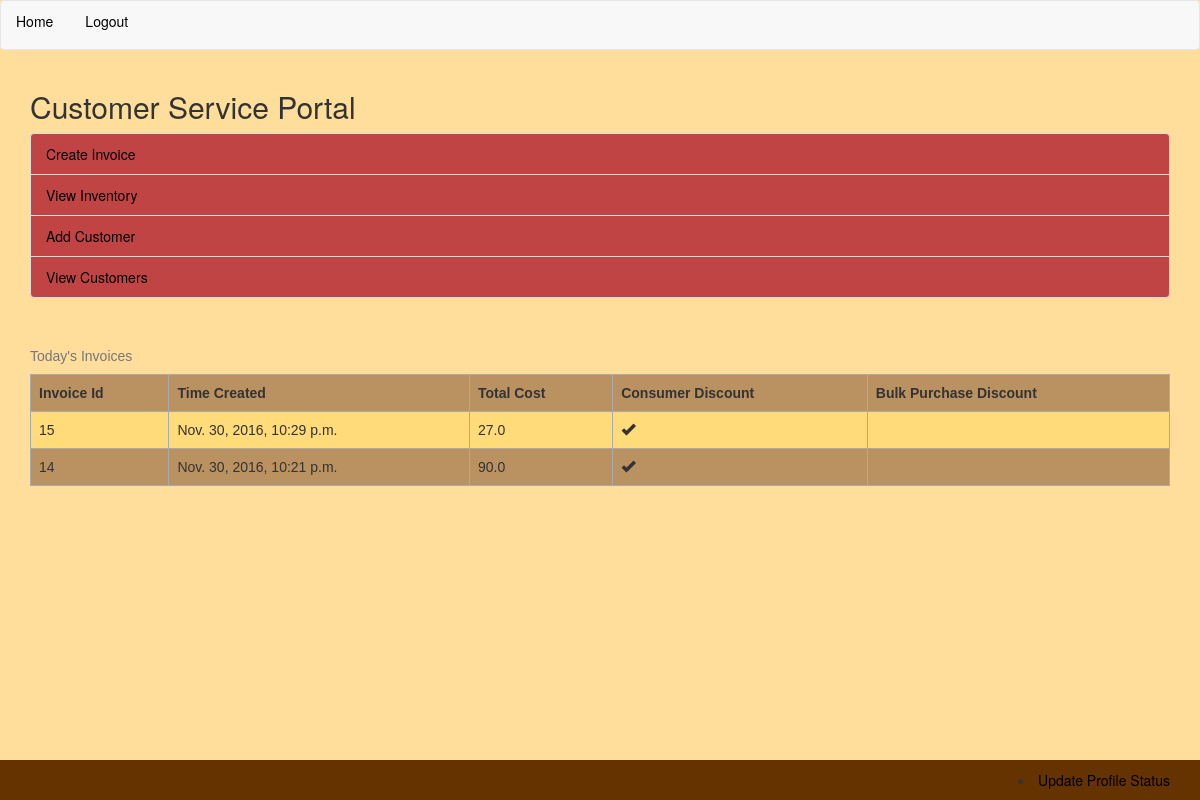
Page /customer_service/ (signed in) on the committed database.
### app/models.py (models this page shows, shortened)
class Invoice(models.Model):
    delivery = models.BooleanField()
    customer = models.CharField(max_length=50)
    customer_discount = models.CharField(max_length=20)
    time_created = models.DateTimeField(auto_now_add=True)
    roaster_seen = models.BooleanField(default=False)
    production_seen = models.BooleanField(default=False)
    shipping_seen = models.BooleanField(default=False)
    roaster_complete = models.BooleanField(default=False)
    production_complete = models.BooleanField(default=False)
    shipping_complete = models.BooleanField(default=False)
    @property
    def discount_rate(self):
        items = OrderItem.objects.filter(invoice=self)
        bulk_discount = 0
        costumer_discount = 0
        condition1 =  sum([int(order_item.amount) * int(order_item.quantity) for order_item in items ]) > 400 #ounces
        condition2 = self.customer_discount
        if condition1 or condition2:
            if condition1:
                bulk_discount = .05
            if condition2:
                costumer_discount = .10
            return (bulk_discount + costumer_discount)
        else:
            return 0
    @property
    def bulk_discount(self):
        items = OrderItem.objects.filter(invoice=self)
        return sum([int(order_item.amount) * int(order_item.quantity) for order_item in items ]) > 400
    @property
    def total_cost(self):
        items = OrderItem.objects.filter(invoice=self)
        items_total = sum([order_item.total_cost for order_item in items])
        return round(items_total - (items_total * self.discount_rate), 2)
    @property
    def is_recent(self):
        return self.time_created.date() == date.today()

class OrderItem(models.Model):
    GRIND = [
    ("whole bean", "WB" ),
    ("fine", "#3"),
    ("standard", "#7"),
    ("coarse", "#10")
    ]
    SIZE = [
    ("12oz","12oz"),
    ("1lbs", "1lbs"),
    ("5lbs", "5lbs")
    ]
    invoice = models.ForeignKey(Invoice)
    item = models.CharField(max_length=100)
    quantity = models.PositiveIntegerField()
    amount = models.CharField(max_length=20, choices=SIZE)
    grind = models.CharField(max_length=20, choices=GRIND)
    @property
    def total_cost(self):
        if self.amount == "12":
            return int(self.quantity) * int(InventoryItem.objects.get(name=self.item).price_12_oz)
        elif self.amount == "16":
            return int(self.quantity) * int(InventoryItem.objects.get(name=self.item).price_1_lbs)
        elif self.amount == "80":
            return int(self.quantity) * int(InventoryItem.objects.get(name=self.item).price_5_lbs)

class InventoryItem(models.Model):
    name = models.CharField(max_length=40, unique=True)
    picture = models.FileField()
    price_12_oz = models.FloatField()
    price_1_lbs = models.FloatField()
    price_5_lbs = models.FloatField()

### app/views.py (the view)
# urls.py: url(r'^customer_service/$', CustomerServiceTemplateView.as_view(), name="customer_service_view"),
class CustomerServiceTemplateView(TemplateView):
    template_name = "customer_service.html"
    def get_context_data(self, **kwargs):
        object_list = Invoice.objects.all().order_by('-time_created')
        context = {'invoices': object_list}
        return context

### templates/customer_service.html (shortened to what this page needs)
{% extends 'base.html' %}
{% block content %}
<div class="container">
  <h2>Customer Service Portal</h2>
</div>
<div class="container">
  <div id=divmenu class="list-group">
    <a href="{% url 'order_form_view' %}" class="list-group-item ">Create Invoice</a>
    <a href="{% url 'inventory_list_view' %}" class="list-group-item ">View Inventory</a>
    <a href="{% url 'customer_form_view' %}" class="list-group-item ">Add Customer</a>
    <a href="{% url 'customer_list_view' %}" class="list-group-item ">View Customers</a>
  </div>
</div>
<div id=divtable class="container">
<table>
  <caption>Today's Invoices</caption>
  <tr>
    <th>Invoice Id</th>
    <th>Time Created</th>
    <th>Total Cost</th>
    <th>Consumer Discount</th>
    <th>Bulk Purchase Discount</th>
  </tr>
  {% for invoice in invoices %}
    {% if invoice.is_recent %}
  <tr>
    <td>{{invoice.id}} </td>
    <td> {{invoice.time_created}}</td>
    <td> {{invoice.total_cost}}</td>
    <td> {% if invoice.customer_discount %}
      <span class="glyphicon glyphicon-ok" aria-hidden="true"></span>
        {% endif %}
    </td>
    <td>
    </td>
      {% endif %}
  </tr>
  {% endfor %}
</table>
</div>
{% endblock %}

### templates/base.html (style rules this page uses)
a { color: black; }
body { background-color: #FFDD9A; }
table { font-family: arial, sans-serif; border-collapse: collapse; width: 100%; }
td, th { border: 1px solid #aaaaaa; text-align: left; padding: 8px; }
tr:nth-child(even) { background-color: #FFDC79; }
tr:nth-child(odd) { background-color: #BA9261; }

### templates/customer_service.html (style rules this page uses)
#divmenu { text-align: left; }
a.list-group-item { color: black; background-color: #C14444; }
#divtable { height:200px; overflow:scroll; margin-top:20px; }

### rows in the picture
Invoice: id "15", time_created "Nov. 30, 2016, 10:29 p.m.", total_cost "27.0"
Invoice: id "14", time_created "Nov. 30, 2016, 10:21 p.m.", total_cost "90.0"
